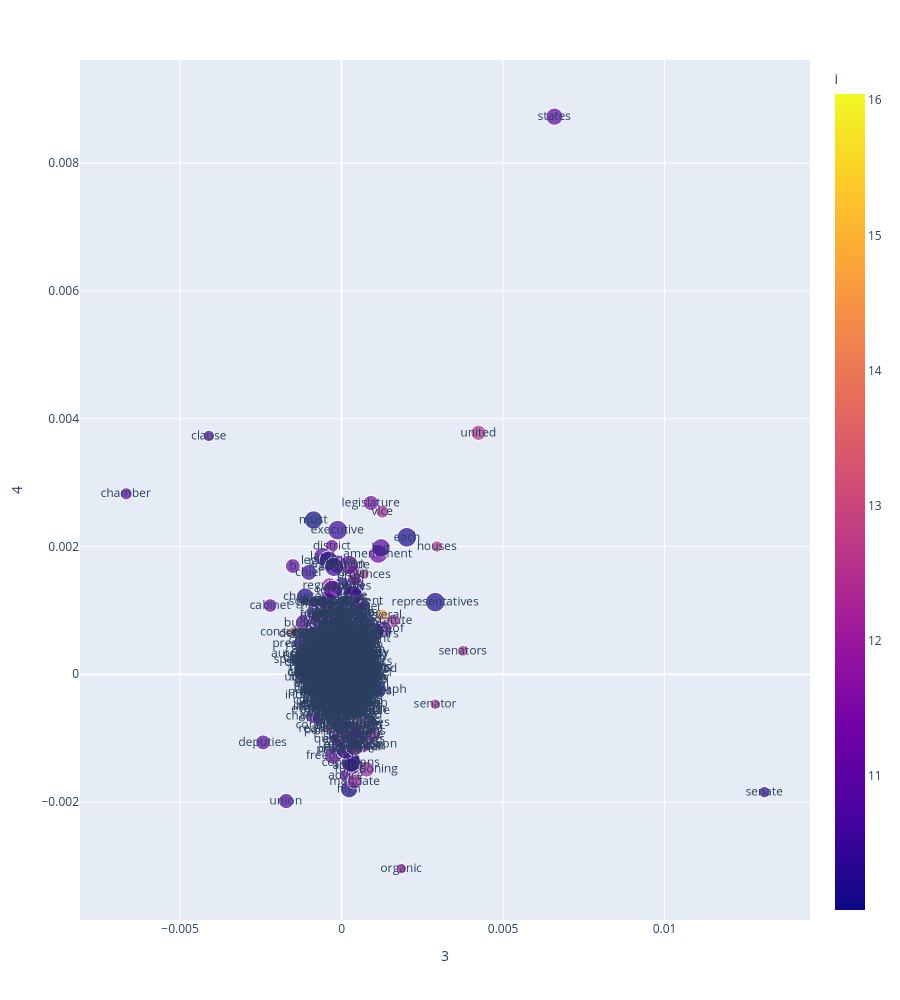

Notebook cell for this chart:
### Code cell
fig_l = vis_loadings(3, 4)
fig_l.show()
fig_l.write_image('figures/pca_2_loadings.png')

### Figure 1 — Plotly figure (JSON) as saved in the notebook; plotly's stock layout.template omitted (floating-point values rounded to 4 significant figures; data arrays with more than 128 entries replaced by an {"elided": "..."} marker saying what was removed)
{"data": [{"hovertemplate": "<b>%{hovertext}</b><br><br>3=%{x}<br>4=%{y}<br>df=%{marker.size}<br>text=%{text}<br>i=%{marker.color}<extra></extra>", "hovertext": {"elided": "2388 str values"}, "legendgroup": "", "marker": {"color": {"elided": "2388 float values"}, "coloraxis": "coloraxis", "size": {"elided": "2388 int values"}, "sizemode": "area", "sizeref": 0.48, "symbol": "circle"}, "mode": "markers+text", "name": "", "showlegend": false, "text": {"elided": "2388 str values"}, "type": "scattergl", "x": {"elided": "2388 float values"}, "xaxis": "x", "y": {"elided": "2388 float values"}, "yaxis": "y"}], "layout": {"coloraxis": {"colorbar": {"title": {"text": "i"}}, "colorscale": [[0, "#0d0887"], [0.1111, "#46039f"], [0.2222, "#7201a8"], [0.3333, "#9c179e"], [0.4444, "#bd3786"], [0.5556, "#d8576b"], [0.6667, "#ed7953"], [0.7778, "#fb9f3a"], [0.8889, "#fdca26"], [1, "#f0f921"]]}, "height": 1000, "legend": {"itemsizing": "constant", "tracegroupgap": 0}, "margin": {"t": 60}, "xaxis": {"anchor": "y", "domain": [0, 1], "title": {"text": "3"}}, "yaxis": {"anchor": "x", "domain": [0, 1], "title": {"text": "4"}}}}
